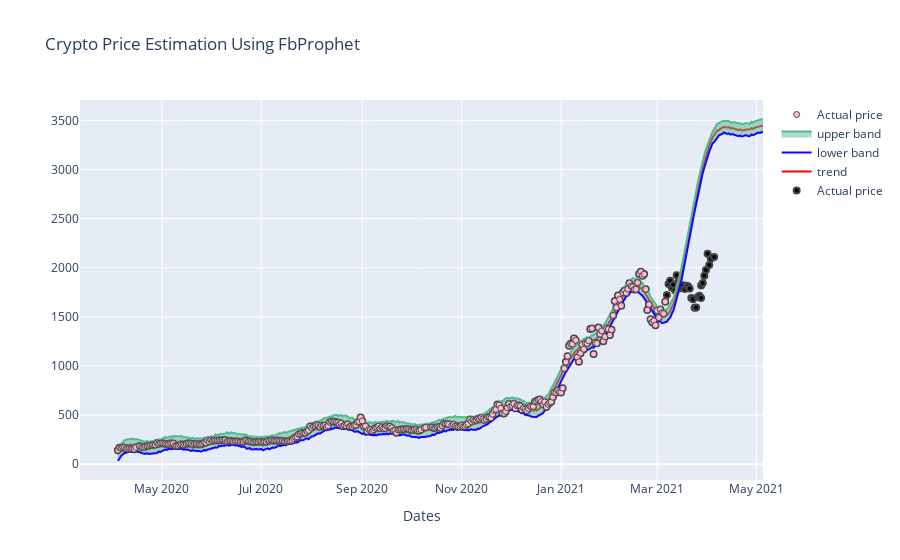

The notebook cell saved with this chart:
### Code cell
df = df0.copy()
df1=df.copy()
df = df[:-estimated_days]
df_prophet = fbprophet.Prophet(changepoint_prior_scale=0.15,yearly_seasonality=True,daily_seasonality=True)
df_prophet.fit(df)
df_forecast = df_prophet.make_future_dataframe(periods= estimated_days*2, freq='D')
df_forecast = df_prophet.predict(df_forecast)
trace = go.Scatter(
    name = 'Actual price',
    mode = 'markers',
    x = list(df_forecast['ds']),
    y = list(df['y']),
    marker=dict(
        color='#FFBAD2',
        line=dict(width=1)
    )
)
trace1 = go.Scatter(
    name = 'trend',
    mode = 'lines',
    x = list(df_forecast['ds']),
    y = list(df_forecast['yhat']),
    marker=dict(
        color='red',
        line=dict(width=3)
    )
)
upper_band = go.Scatter(
    name = 'upper band',
    mode = 'lines',
    x = list(df_forecast['ds']),
    y = list(df_forecast['yhat_upper']),
    line= dict(color='#57b88f'),
    fill = 'tonexty'
)
lower_band = go.Scatter(
    name= 'lower band',
    mode = 'lines',
    x = list(df_forecast['ds']),
    y = list(df_forecast['yhat_lower']),
    line= dict(color='#1705ff')
)
tracex = go.Scatter(
    name = 'Actual price',
   mode = 'markers',
   x = list(df1['ds']),
   y = list(df1['y']),
   marker=dict(
      color='black',
      line=dict(width=2)
   )
)
data = [tracex, trace1, lower_band, upper_band, trace]

layout = dict(title='Crypto Price Estimation Using FbProphet',
             xaxis=dict(title = 'Dates', ticklen=2, zeroline=True))

figure=dict(data=data,layout=layout)
plt.savefig('btc03.png')
py.offline.iplot(figure)

### Figure 1 — Plotly figure (JSON) as saved in the notebook; plotly's stock layout.template omitted (floating-point values rounded to 4 significant figures; data arrays with more than 128 entries replaced by an {"elided": "..."} marker saying what was removed)
{"data": [{"marker": {"color": "black", "line": {"width": 2}}, "mode": "markers", "name": "Actual price", "type": "scatter", "x": {"elided": "362 str values"}, "y": {"elided": "362 float values"}}, {"marker": {"color": "red", "line": {"width": 3}}, "mode": "lines", "name": "trend", "type": "scatter", "x": {"elided": "392 str values"}, "y": {"elided": "392 float values"}}, {"line": {"color": "#1705ff"}, "mode": "lines", "name": "lower band", "type": "scatter", "x": {"elided": "392 str values"}, "y": {"elided": "392 float values"}}, {"fill": "tonexty", "line": {"color": "#57b88f"}, "mode": "lines", "name": "upper band", "type": "scatter", "x": {"elided": "392 str values"}, "y": {"elided": "392 float values"}}, {"marker": {"color": "#FFBAD2", "line": {"width": 1}}, "mode": "markers", "name": "Actual price", "type": "scatter", "x": {"elided": "392 str values"}, "y": {"elided": "332 float values"}}], "layout": {"title": {"text": "Crypto Price Estimation Using FbProphet"}, "xaxis": {"ticklen": 2, "title": {"text": "Dates"}, "zeroline": true}}}
